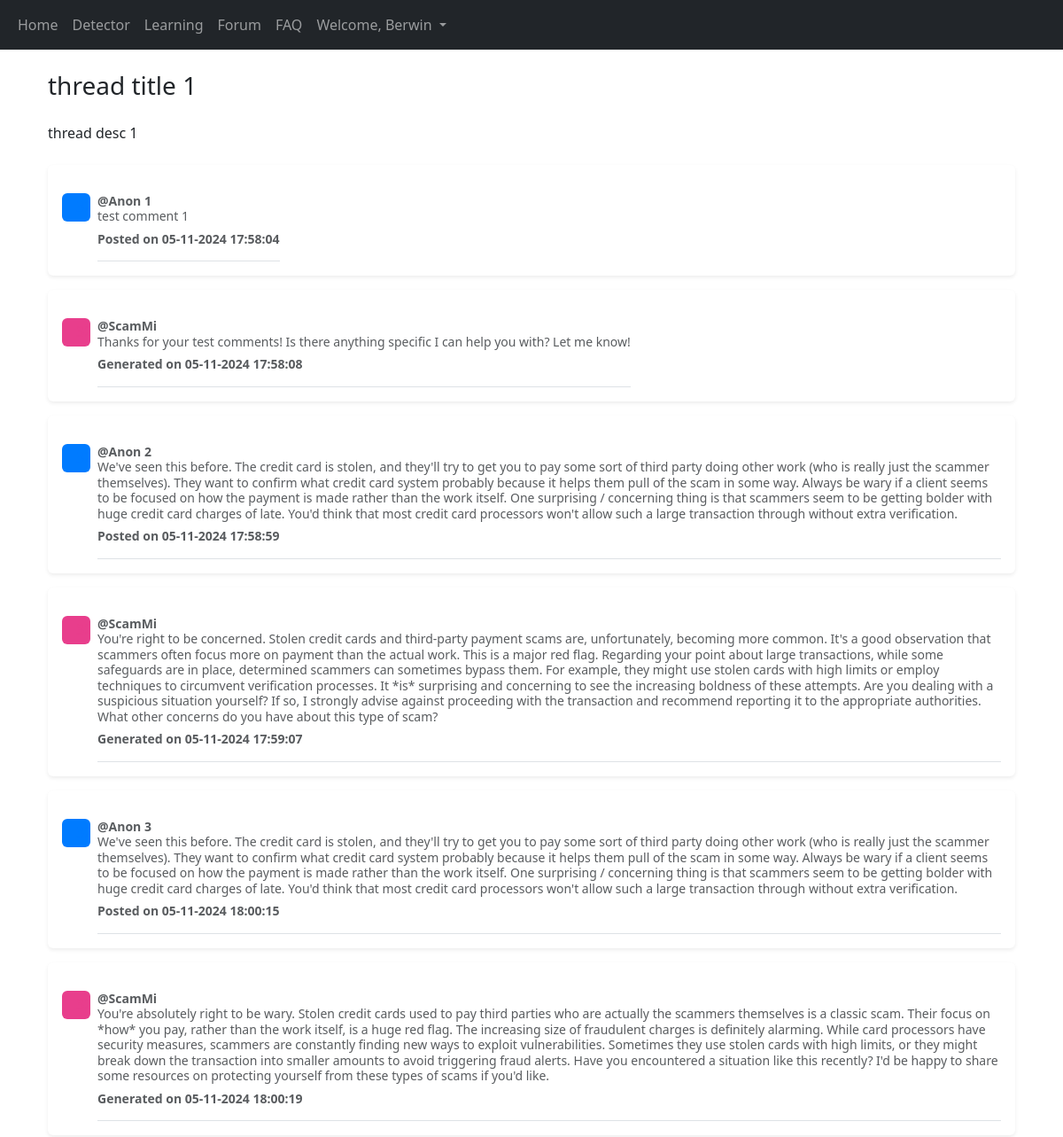
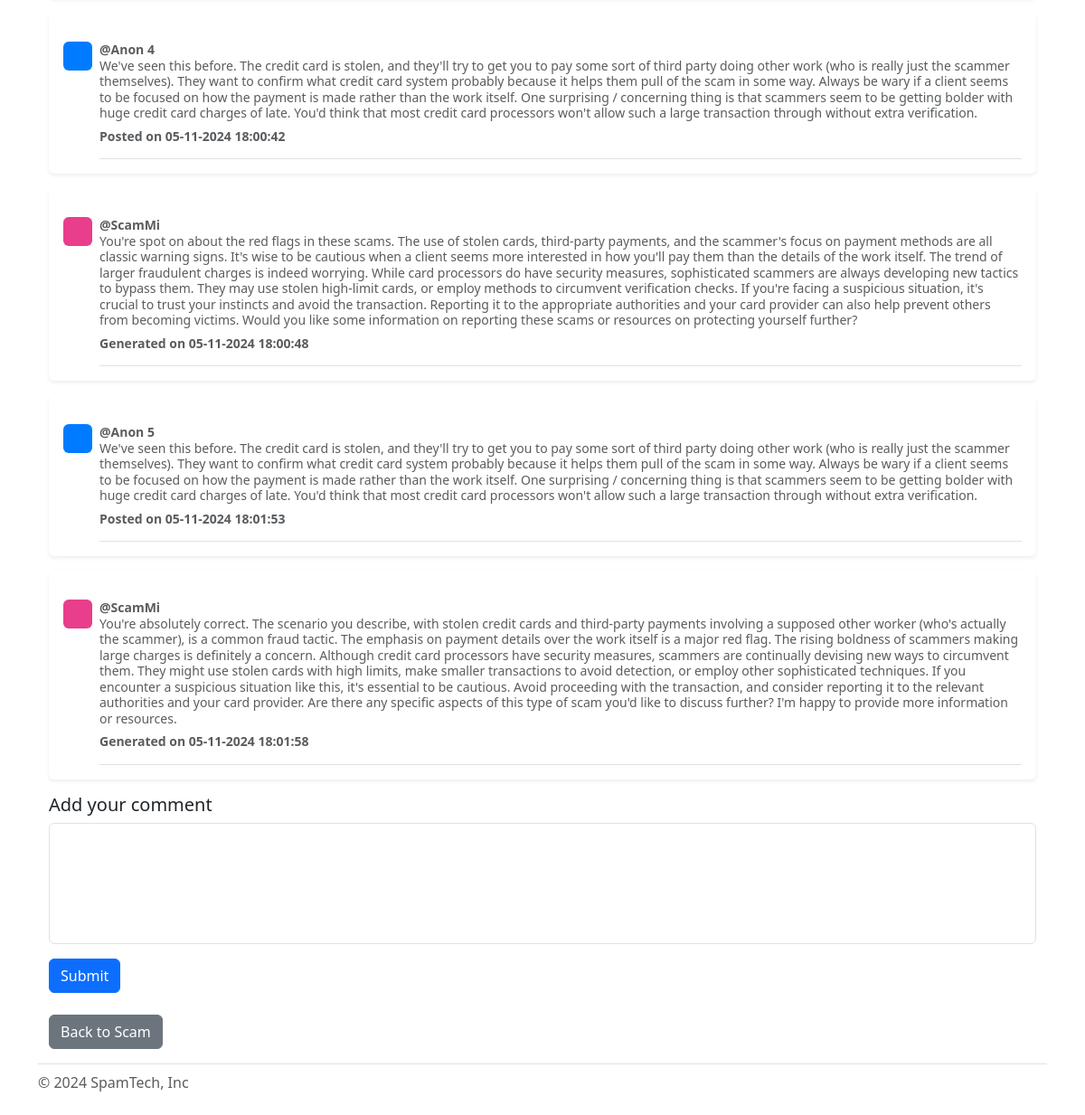
Screenshot of /forum/Scam/1 (signed in) with the database file from the repository (2 pictures, top to bottom).
### website/models.py (models this page shows)
class User(db.Model, UserMixin):
    id = db.Column(db.Integer, primary_key=True)
    email = db.Column(db.String (150), unique=True)
    password = db.Column(db.String (150))
    first_name = db.Column(db.String (150))
    scam = db.relationship('Scams')
    user = db.relationship('FAQ')
    chatbot = db.relationship('Chatbot')

class Thread (db.Model):
    id = db.Column(db.Integer, primary_key=True)
    title = db.Column(db.String(150), unique=True, nullable=False)
    description = db.Column(db.String, nullable=False)
    topic_title = db.Column(db.String, db.ForeignKey ('topic.title'))
    comment = db.relationship ('Comment')

class Comment (db.Model):
    id = db.Column(db.Integer, primary_key=True)
    comment = db.Column (db.String, nullable=False)
    thread_id = db.Column (db.Integer, db.ForeignKey('thread.id'))
    date = db.Column(db.DateTime, default=datetime.now)
    gemini_comment = db.relationship('GeminiComment')

class GeminiComment (db.Model):
    id = db.Column(db.Integer, primary_key=True)
    response = db.Column (db.String, nullable=False)
    thread_id = db.Column (db.Integer)
    date = db.Column(db.DateTime, default=datetime.now)
    comment_id = db.Column(db.Integer, db.ForeignKey ('comment.id'))

class Topic (db.Model):
    title = db.Column(db.String(150), unique=True, nullable=False, primary_key=True)
    description = db.Column(db.String, nullable=False)
    thread = db.relationship('Thread')

### website/pages/forum.py (the view, shortened to what this page needs)
@forum_page.route ('/forum/<title>/<int:thread_id>', methods = ['GET', 'POST'])
@login_required
def comment (title, thread_id):
    topic = Topic.query.get(title)
    thread = Thread.query.get(thread_id)
    comments = Comment.query.filter_by (thread_id=thread_id).all ()
    gemini_replies  = GeminiComment.query.filter_by (thread_id=thread_id).all ()
    return render_template ("forum_comment.html",
                            user=current_user,
                            topic=topic,
                            thread=thread,
                            comments=comments,
                            gemini_replies=gemini_replies)

### website/templates/forum_comment.html (shortened to what this page needs)
{% extends "base/base.html" %}  {% block content%}
<head>
</head>
<div id="comments" class="container">
  <h1 class="fs-3 my-4">{{thread.title}}</h1>
  <p class="fs-6 my-4">{{thread.description}}</p>
  {% for comment in comments%}
  <div class="my-3 p-3 bg-body rounded shadow-sm">
    <div class="d-flex text-muted pt-3">
      <svg
        class="bd-placeholder-img flex-shrink-0 me-2 rounded"
        width="32"
        height="32"
        xmlns="http://www.w3.org/2000/svg"
        role="img"
        aria-label="Placeholder: 32x32"
        preserveAspectRatio="xMidYMid slice"
        focusable="false"
      >
        <text x="50%" y="50%" fill="#007bff" dy=".3em">32x32</text>
      </svg>
      <p class="pb-2 mb-0 small lh-sm border-bottom">
        <strong class="d-block text-gray-dark"> @Anon {{comment.id}} </strong>
        {{comment.comment}}
        <strong class="d-block text-gray-dark my-2">
          Posted on {{comment.date.strftime ("%d-%m-%Y %H:%M:%S")}}
        </strong>
      </p>
    </div>
  </div>
  {% for reply in gemini_replies %} {% if reply.id == comment.id %}
  <div class="my-3 p-3 bg-body rounded shadow-sm">
    <div class="d-flex text-muted pt-3">
      <svg
        class="bd-placeholder-img flex-shrink-0 me-2 rounded"
        width="32"
        height="32"
        xmlns="http://www.w3.org/2000/svg"
        role="img"
        aria-label="Placeholder: 32x32"
        preserveAspectRatio="xMidYMid slice"
        focusable="false"
      >
        <text x="50%" y="50%" fill="#e83e8c" dy=".3em">32x32</text>
      </svg>
      <p class="pb-2 mb-0 small lh-sm border-bottom">
        <strong class="d-block text-gray-dark"> @ScamMi</strong>
        {{reply.response}}
        <strong class="d-block text-gray-dark my-2">
          Generated on {{reply.date.strftime ("%d-%m-%Y %H:%M:%S")}}</strong
        >
      </p>
    </div>
  </div>
  {% endif %} {% endfor %} {% endfor %}
  <form action="/forum/{{topic.title}}/{{thread.id}}" method="POST">
    <div class="form-group mb-3">
      <h3 class="fs-5 my-2">Add your comment</h3>
      <textarea
        class="form-control"
        name="comment"
        rows="5"
        style="resize: none"
      ></textarea>
    </div>
    <button id="submit" type="submit" class="btn btn-primary">Submit</button>
  </form>
  <br />
  <form action="/forum/{{topic.title}}">
    <button type="submit" class="btn btn-secondary">
      Back to {{topic.title}}
    </button>
  </form>
</div>
{% endblock %}

### website/templates/base/base.html (shortened to what this page needs)
<!DOCTYPE html>
<html>
  <head>
    <link
      href="https://cdn.jsdelivr.net/npm/bootstrap@5.3.3/dist/css/bootstrap.min.css"
      rel="stylesheet"
    />
  </head>
  {% if user.is_authenticated %}
  <nav class="navbar navbar-expand-lg navbar-dark bg-dark">
    <div class="container-fluid">
      <div class="collapse navbar-collapse" id="navbarSupportedContent">
        <ul class="navbar-nav me-auto mb-2 mb-lg-0">
          <li class="nav-item">
            <a class="nav-link" id="home" aria-current="page" href="/">Home</a>
          </li>
          <li class="nav-item">
            <a class="nav-link" id="detector" href="/detector">Detector</a>
          </li>
          <li class="nav-item">
            <a class="nav-link" id="learning" href="/learning">Learning</a>
          </li>
          <li class="nav-item">
            <a class="nav-link" id="forum" href="/forum">Forum</a>
          </li>
          <li class="nav-item">
            <a class="nav-link" id="faq" href="/faq">FAQ</a>
          </li>
          <li class="nav-item dropdown">
            <a
              class="nav-link dropdown-toggle"
              href="#"
              role="button"
              data-bs-toggle="dropdown"
              aria-expanded="false"
            >
              Welcome, {{user.first_name}}
            </a>
          </li>
        </ul>
      </div>
    </div>
  </nav>
  {% endif %}
  <div class="container">{% block content%} {% endblock %}</div>
  <div id="footer" class="mt-auto container">
    <footer
      class="flex-wrap justify-content-between align-items-center py-2 my-3 border-top"
    >
      <div class="col-md-4 d-flex align-items-center">
        <span class="mb-3 mb-md-0 text-body-secondary"
          >&copy; 2024 SpamTech, Inc</span
        >
      </div>
    </footer>
  </div>
</html>

### rows the page displays
User: first_name "Berwin"
Thread: title "thread title 1", description "thread desc 1"
Comment: id "1", comment "test comment 1", date "05-11-2024 17:58:04"
GeminiComment: response "Thanks for your test comments! Is there anything specific I can help you with? Let me know!", date "05-11-2024 17:58:08"
Comment: id "2", comment "We've seen this before. The credit card is stolen, and they'll try to get you to pay some sort of third party doing other work (who is really just the scammer themselves). They want to confirm what credit card system probably because it helps them pull of the scam in some way. Always be wary if a client seems to be focused on how the payment is made rather than the work itself. One surprising / concerning thing is that scammers seem to be getting bolder with huge credit card charges of late. You'd think that most credit card processors won't allow such a large transaction through without extra verification.", date "05-11-2024 17:58:59"
GeminiComment: response "You're right to be concerned. Stolen credit cards and third-party payment scams are, unfortunately, becoming more common. It's a good observation that scammers often focus more on payment than the actual work. This is a major red flag. Regarding your point about large transactions, while some safeguards are in place, determined scammers can sometimes bypass them. For example, they might use stolen cards with high limits or employ techniques to circumvent verification processes. It *is* surprising and concerning to see the increasing boldness of these attempts. Are you dealing with a suspicious situation yourself? If so, I strongly advise against proceeding with the transaction and recommend…", date "05-11-2024 17:59:07"
Comment: id "3", comment "We've seen this before. The credit card is stolen, and they'll try to get you to pay some sort of third party doing other work (who is really just the scammer themselves). They want to confirm what credit card system probably because it helps them pull of the scam in some way. Always be wary if a client seems to be focused on how the payment is made rather than the work itself. One surprising / concerning thing is that scammers seem to be getting bolder with huge credit card charges of late. You'd think that most credit card processors won't allow such a large transaction through without extra verification.", date "05-11-2024 18:00:15"
GeminiComment: response "You're absolutely right to be wary. Stolen credit cards used to pay third parties who are actually the scammers themselves is a classic scam. Their focus on *how* you pay, rather than the work itself, is a huge red flag. The increasing size of fraudulent charges is definitely alarming. While card processors have security measures, scammers are constantly finding new ways to exploit vulnerabilities. Sometimes they use stolen cards with high limits, or they might break down the transaction into smaller amounts to avoid triggering fraud alerts. Have you encountered a situation like this recently? I'd be happy to share some resources on protecting yourself from these types of scams if you'd…", date "05-11-2024 18:00:19"
Comment: id "4", comment "We've seen this before. The credit card is stolen, and they'll try to get you to pay some sort of third party doing other work (who is really just the scammer themselves). They want to confirm what credit card system probably because it helps them pull of the scam in some way. Always be wary if a client seems to be focused on how the payment is made rather than the work itself. One surprising / concerning thing is that scammers seem to be getting bolder with huge credit card charges of late. You'd think that most credit card processors won't allow such a large transaction through without extra verification.", date "05-11-2024 18:00:42"
GeminiComment: response "You're spot on about the red flags in these scams. The use of stolen cards, third-party payments, and the scammer's focus on payment methods are all classic warning signs. It's wise to be cautious when a client seems more interested in how you'll pay them than the details of the work itself. The trend of larger fraudulent charges is indeed worrying. While card processors do have security measures, sophisticated scammers are always developing new tactics to bypass them. They may use stolen high-limit cards, or employ methods to circumvent verification checks. If you're facing a suspicious situation, it's crucial to trust your instincts and avoid the transaction. Reporting it to the…", date "05-11-2024 18:00:48"
Comment: id "5", comment "We've seen this before. The credit card is stolen, and they'll try to get you to pay some sort of third party doing other work (who is really just the scammer themselves). They want to confirm what credit card system probably because it helps them pull of the scam in some way. Always be wary if a client seems to be focused on how the payment is made rather than the work itself. One surprising / concerning thing is that scammers seem to be getting bolder with huge credit card charges of late. You'd think that most credit card processors won't allow such a large transaction through without extra verification.", date "05-11-2024 18:01:53"
GeminiComment: response "You're absolutely correct. The scenario you describe, with stolen credit cards and third-party payments involving a supposed other worker (who's actually the scammer), is a common fraud tactic. The emphasis on payment details over the work itself is a major red flag. The rising boldness of scammers making large charges is definitely a concern. Although credit card processors have security measures, scammers are continually devising new ways to circumvent them. They might use stolen cards with high limits, make smaller transactions to avoid detection, or employ other sophisticated techniques. If you encounter a suspicious situation like this, it's essential to be cautious. Avoid proceeding…", date "05-11-2024 18:01:58"
Topic: title "Scam"
